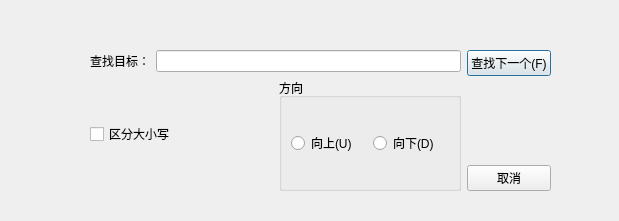
<?xml version="1.0" encoding="UTF-8"?>
<ui version="4.0">
 <class>SearchDialog</class>
 <widget class="QDialog" name="SearchDialog">
  <property name="geometry">
   <rect>
    <x>0</x>
    <y>0</y>
    <width>619</width>
    <height>221</height>
   </rect>
  </property>
  <property name="windowTitle">
   <string>查找</string>
  </property>
  <widget class="QWidget" name="">
   <property name="geometry">
    <rect>
     <x>90</x>
     <y>50</y>
     <width>461</width>
     <height>141</height>
    </rect>
   </property>
   <layout class="QHBoxLayout" name="horizontalLayout_4">
    <item>
     <layout class="QVBoxLayout" name="verticalLayout_2">
      <item>
       <layout class="QHBoxLayout" name="horizontalLayout">
        <item>
         <widget class="QLabel" name="label">
          <property name="text">
           <string>查找目标：</string>
          </property>
         </widget>
        </item>
        <item>
         <widget class="QLineEdit" name="searchEdit"/>
        </item>
       </layout>
      </item>
      <item>
       <layout class="QHBoxLayout" name="horizontalLayout_3">
        <item>
         <widget class="QCheckBox" name="cbCaseSensetive">
          <property name="text">
           <string>区分大小写</string>
          </property>
         </widget>
        </item>
        <item>
         <widget class="QGroupBox" name="groupBox">
          <property name="title">
           <string>方向</string>
          </property>
          <layout class="QHBoxLayout" name="horizontalLayout_2">
           <item>
            <widget class="QRadioButton" name="rbUp">
             <property name="text">
              <string>向上(U)</string>
             </property>
            </widget>
           </item>
           <item>
            <widget class="QRadioButton" name="rbDown">
             <property name="text">
              <string>向下(D)</string>
             </property>
            </widget>
           </item>
          </layout>
         </widget>
        </item>
       </layout>
      </item>
     </layout>
    </item>
    <item>
     <layout class="QVBoxLayout" name="verticalLayout">
      <item>
       <widget class="QPushButton" name="btFindNext">
        <property name="text">
         <string>查找下一个(F)</string>
        </property>
       </widget>
      </item>
      <item>
       <spacer name="verticalSpacer">
        <property name="orientation">
         <enum>Qt::Orientation::Vertical</enum>
        </property>
        <property name="sizeHint" stdset="0">
         <size>
          <width>20</width>
          <height>40</height>
         </size>
        </property>
       </spacer>
      </item>
      <item>
       <widget class="QPushButton" name="btCancel">
        <property name="text">
         <string>取消</string>
        </property>
       </widget>
      </item>
     </layout>
    </item>
   </layout>
  </widget>
 </widget>
 <resources/>
 <connections/>
</ui>
